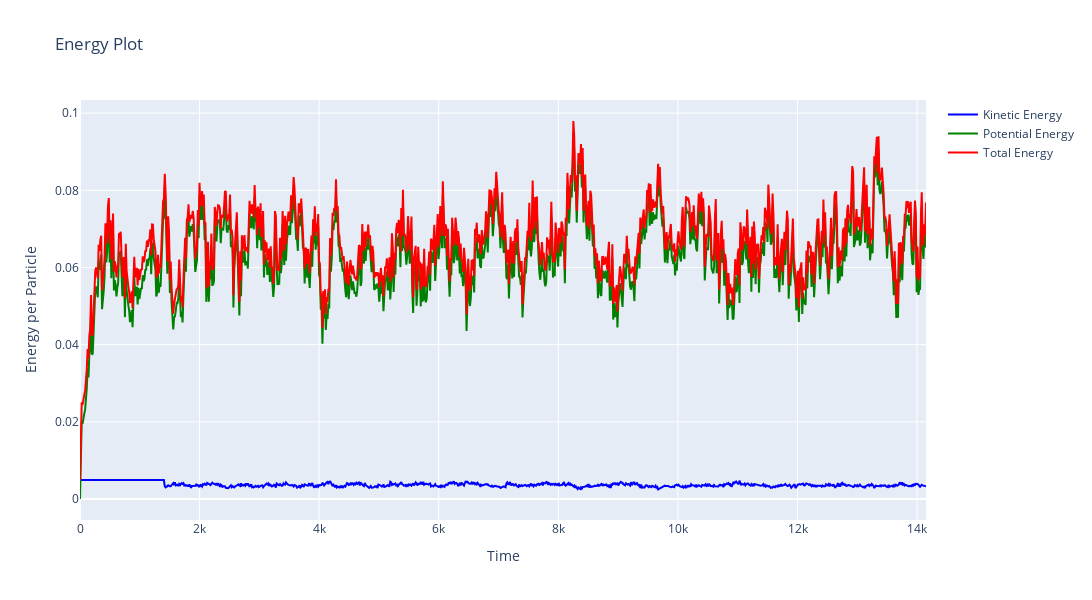

The notebook cell saved with this chart:
### Markdown cell above
# Plot Energy

### Code cell
def energy_plotly_plotter(xlabel, ylabel):
    size=particleData.shape[0]
    legend_names = ["Kinetic Energy", "Potential Energy", "Total Energy"]
    colors = ['blue', 'green', 'red']
    energies=[0,0,0]

    # Calculate  kinetic, potential and total energy per particle for each time step
    energies[0] = np.average(0.5 * np.sum( particleData[:, :, 4:6] ** 2, axis=2), axis=1)
    energies[1] = particleData[:,-1, -1]  #last particle last column contains the avergae PE per particle for that timestep
    energies[2] = energies[0] + energies[1]

    # Create Plotly figure
    fig = go.Figure()
    time = [i*dataCompression*timestep for i in range(size-1)]
    for i in range(3): fig.add_trace(go.Scatter(x=time, y=energies[i], mode='lines', name=legend_names[i], line=dict(color=colors[i])))

    fig.update_layout(title="Energy Plot", xaxis_title=xlabel, yaxis_title=ylabel, width=1200, height=600)
    pio.write_html(fig, path+'/tempi.html')
    fig.show()

energy_plotly_plotter("Time", "Energy per Particle")

### Figure 1 — Plotly figure (JSON) as saved in the notebook; plotly's stock layout.template omitted (floating-point values rounded to 4 significant figures; data arrays with more than 128 entries replaced by an {"elided": "..."} marker saying what was removed)
{"data": [{"line": {"color": "blue"}, "mode": "lines", "name": "Kinetic Energy", "type": "scatter", "x": {"elided": "999 float values"}, "y": {"elided": "1000 float values"}}, {"line": {"color": "green"}, "mode": "lines", "name": "Potential Energy", "type": "scatter", "x": {"elided": "999 float values"}, "y": {"elided": "1000 float values"}}, {"line": {"color": "red"}, "mode": "lines", "name": "Total Energy", "type": "scatter", "x": {"elided": "999 float values"}, "y": {"elided": "1000 float values"}}], "layout": {"height": 600, "title": {"text": "Energy Plot"}, "width": 1200, "xaxis": {"title": {"text": "Time"}}, "yaxis": {"title": {"text": "Energy per Particle"}}}}
